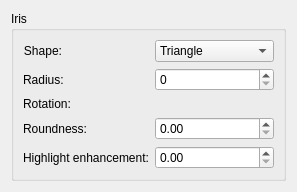
<?xml version="1.0" encoding="UTF-8"?>
<ui version="4.0">
 <author>
    SPDX-FileCopyrightText: none
    SPDX-License-Identifier: GPL-3.0-or-later
  </author>
 <class>WdgLensBlur</class>
 <widget class="QWidget" name="WdgLensBlur">
  <property name="geometry">
   <rect>
    <x>0</x>
    <y>0</y>
    <width>262</width>
    <height>172</height>
   </rect>
  </property>
  <layout class="QVBoxLayout" name="verticalLayout">
   <item>
    <widget class="QGroupBox" name="groupBox">
     <property name="sizePolicy">
      <sizepolicy hsizetype="Expanding" vsizetype="Preferred">
       <horstretch>0</horstretch>
       <verstretch>0</verstretch>
      </sizepolicy>
     </property>
     <property name="title">
      <string>Iris</string>
     </property>
     <layout class="QFormLayout" name="formLayout">
      <item row="0" column="0">
       <widget class="QLabel" name="label">
        <property name="text">
         <string>Shape:</string>
        </property>
        <property name="alignment">
         <set>Qt::AlignRight|Qt::AlignTrailing|Qt::AlignVCenter</set>
        </property>
       </widget>
      </item>
      <item row="0" column="1">
       <widget class="QComboBox" name="irisShapeCombo">
        <item>
         <property name="text">
          <string>Triangle</string>
         </property>
        </item>
        <item>
         <property name="text">
          <string>Quadrilateral (4)</string>
         </property>
        </item>
        <item>
         <property name="text">
          <string>Pentagon (5)</string>
         </property>
        </item>
        <item>
         <property name="text">
          <string>Hexagon (6)</string>
         </property>
        </item>
        <item>
         <property name="text">
          <string>Heptagon (7)</string>
         </property>
        </item>
        <item>
         <property name="text">
          <string>Octagon (8)</string>
         </property>
        </item>
       </widget>
      </item>
      <item row="1" column="0">
       <widget class="QLabel" name="label_2">
        <property name="text">
         <string>Radius:</string>
        </property>
       </widget>
      </item>
      <item row="2" column="0">
       <widget class="QLabel" name="label_3">
        <property name="text">
         <string>Rotation:</string>
        </property>
       </widget>
      </item>
      <item row="2" column="1">
       <widget class="KisAngleSelector" name="irisRotationSelector" native="true"/>
      </item>
      <item row="1" column="1">
       <widget class="KisSliderSpinBox" name="irisRadiusSlider" native="true">
        <property name="sizePolicy">
         <sizepolicy hsizetype="Expanding" vsizetype="Preferred">
          <horstretch>0</horstretch>
          <verstretch>0</verstretch>
         </sizepolicy>
        </property>
       </widget>
      </item>
      <item row="3" column="0">
       <widget class="QLabel" name="roundnessLabel">
        <property name="text"><string>Roundness:</string></property>
       </widget>
      </item>
      <item row="3" column="1">
       <widget class="KisDoubleSliderSpinBox" name="irisRoundnessSlider"/>
      </item>
      <item row="4" column="0">
       <widget class="QLabel" name="highlightLabel">
        <property name="text"><string>Highlight enhancement:</string></property>
       </widget>
      </item>
      <item row="4" column="1">
       <widget class="KisDoubleSliderSpinBox" name="highlightStrengthSlider"/>
      </item>
     </layout>
    </widget>
   </item>
   <item>
    <spacer name="verticalSpacer">
     <property name="orientation">
      <enum>Qt::Vertical</enum>
     </property>
     <property name="sizeHint" stdset="0">
      <size>
       <width>20</width>
       <height>18</height>
      </size>
     </property>
    </spacer>
   </item>
  </layout>
 </widget>
 <customwidgets>
  <customwidget>
   <class>KisDoubleSliderSpinBox</class>
   <extends>QDoubleSpinBox</extends>
   <header>kis_slider_spin_box.h</header>
  </customwidget>
  <customwidget>
   <class>KisSliderSpinBox</class>
   <extends>QSpinBox</extends>
   <header>kis_slider_spin_box.h</header>
   <container>1</container>
  </customwidget>
  <customwidget>
   <class>KisAngleSelector</class>
   <extends>QWidget</extends>
   <header location="global">KisAngleSelector.h</header>
   <container>1</container>
  </customwidget>
 </customwidgets>
 <tabstops>
  <tabstop>irisShapeCombo</tabstop>
 </tabstops>
 <resources/>
 <connections/>
</ui>
